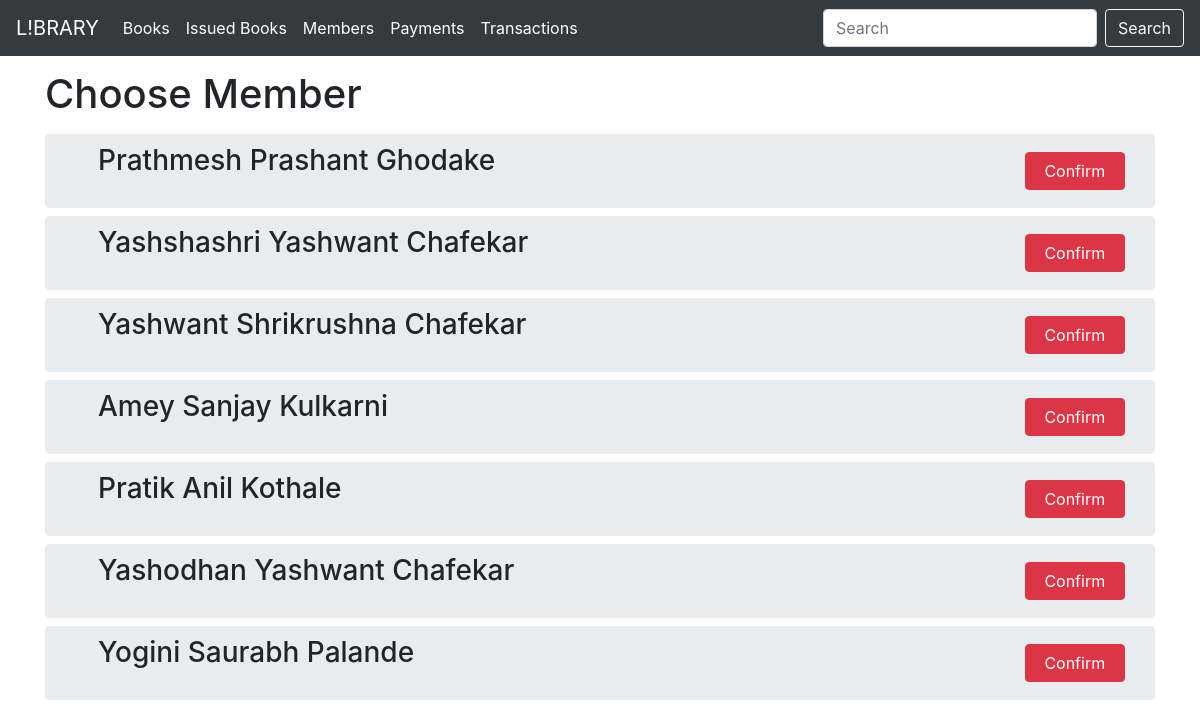
Before: /issue_this_book/1 with the older database file.
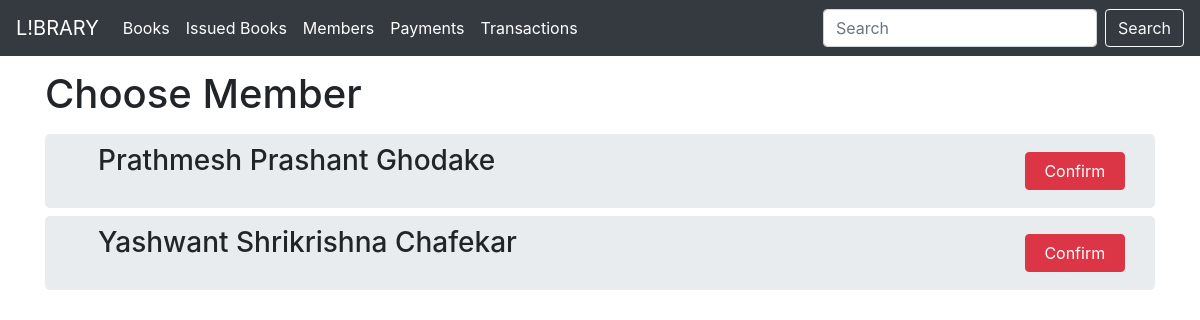
After: the same page with the newer database file.
### Library/models.py (models this page shows)
class Member(db.Model):
    id = db.Column(db.Integer, primary_key=True)
    fullname = db.Column(db.String(100))
    email = db.Column(db.String(100))
    phone = db.Column(db.String(13))
    debt = db.Column(db.Integer)
    has_book = db.Column(db.Boolean, default=False )

### Library/books.py (the view)
@books.route('/issue_this_book/<int:id>', methods=['GET','POST'])
def issue_this_book(id):
    book_id = id
    """ new_transaction = Trasaction(book_id=book_id)
    db.session.add(new_transaction)
    db.session.commit() """
    member = Member.query.all()
    data = (member, book_id)
    return render_template('issue_this_book.html', data=data)

### Library/templates/issue_this_book.html (shortened to what this page needs)
{% extends 'base.html' %}
{% block search %}
<form action="/member_list" method="post" class="form-inline my-2 my-lg-0">
    <input class="form-control mr-sm-2" name="search_input" type="search" placeholder="Search" aria-label="Search">
    <input class="btn btn-outline-light my-2 my-sm-0" type="submit" value="Search">
  </form>
{% endblock %}
{% block body %}
<div style="text-align:center; display: flex; flex-direction: row; align-items:center">
    <div style="flex:16; text-align:left ">
        <h1>Choose Member</h1>
    </div>
</div>
    {% for member in data[0] %}
    {% if not member.has_book %}
    {% if member.debt %}
    {% if member.debt <= 500 %}
    <div class ="container jumbotron my-2 " style="display:flex; flex-direction:row; justify-content:space-between;padding: 10px 30px 10px 30px;">
        <div class="container mx-2" style="flex:9;">
            <h3>{{member.fullname}}</h3>
        </div>
        <div style="flex:1; text-align: center;" >
            <form action="/confirm_member/{{member.id}}/{{data[1]}}" method="post">
                <div class="my-2">
                    <input type="submit" class="btn btn-danger" style="width:100%;" value="Confirm">
                </div>
            </form>
        </div>
    </div>
    {% endif %}
    {% else %}
    <div class ="container jumbotron my-2 " style="display:flex; flex-direction:row; justify-content:space-between;padding: 10px 30px 10px 30px;">
        <div class="container mx-2" style="flex:9;">
            <h3>{{member.fullname}}</h3>
        </div>
        <div style="flex:1; text-align: center;" >
            <form action="/confirm_member/{{member.id}}/{{data[1]}}" method="post">
                <div class="my-2">
                    <input type="submit" class="btn btn-danger" style="width:100%;" value="Confirm">
                </div>
            </form>
        </div>
    </div>
    {% endif %}
    {% endif %}
    {% endfor %}
{% endblock %}

Changed rows visible on the page:
removed Member: fullname "Yashshashri Yashwant Chafekar"
removed Member: fullname "Yashwant Shrikrushna Chafekar"
removed Member: fullname "Amey Sanjay Kulkarni"
removed Member: fullname "Pratik Anil Kothale"
removed Member: fullname "Yashodhan Yashwant Chafekar"
removed Member: fullname "Yogini Saurabh Palande"
added Member: fullname "Yashwant Shrikrishna Chafekar"
